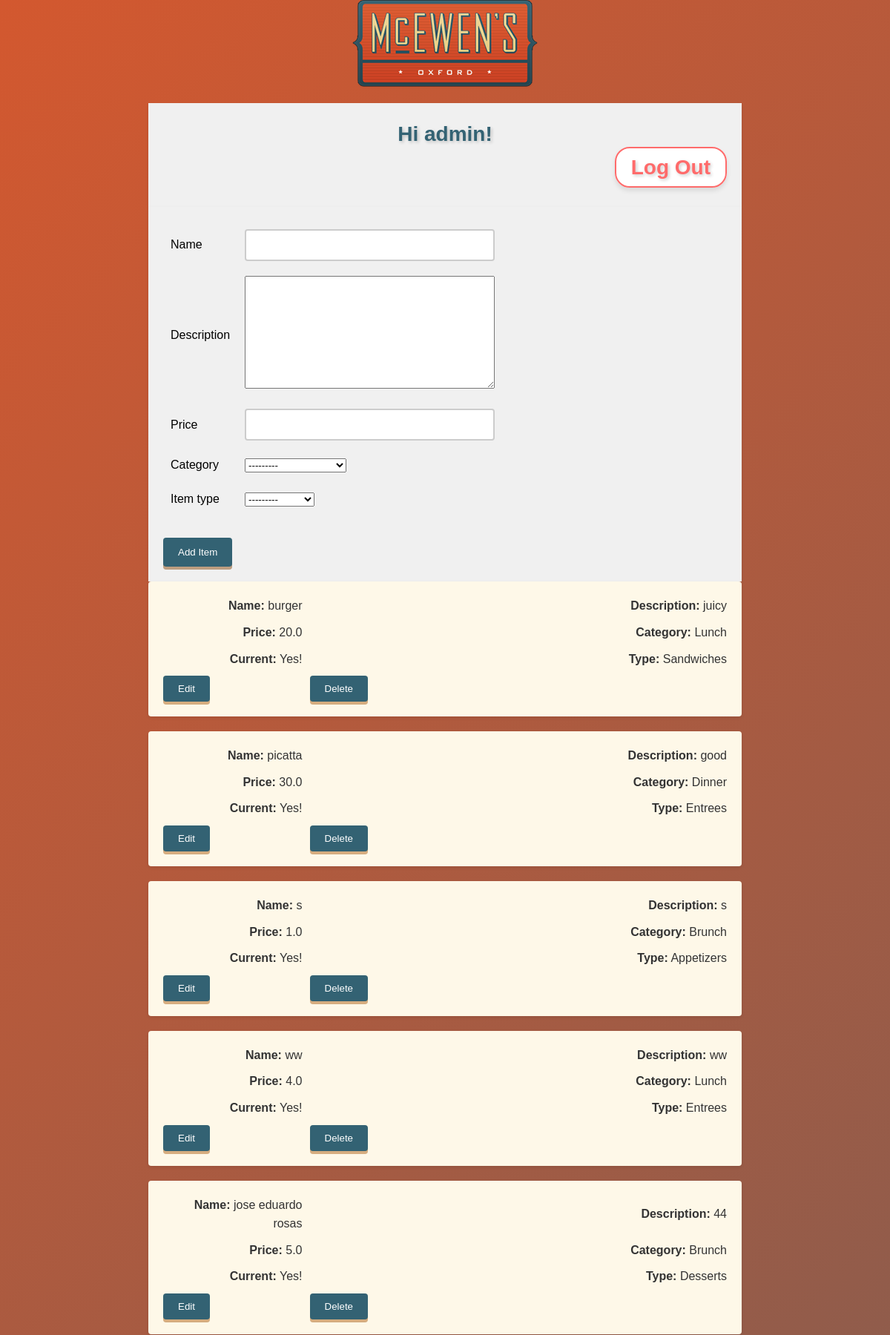
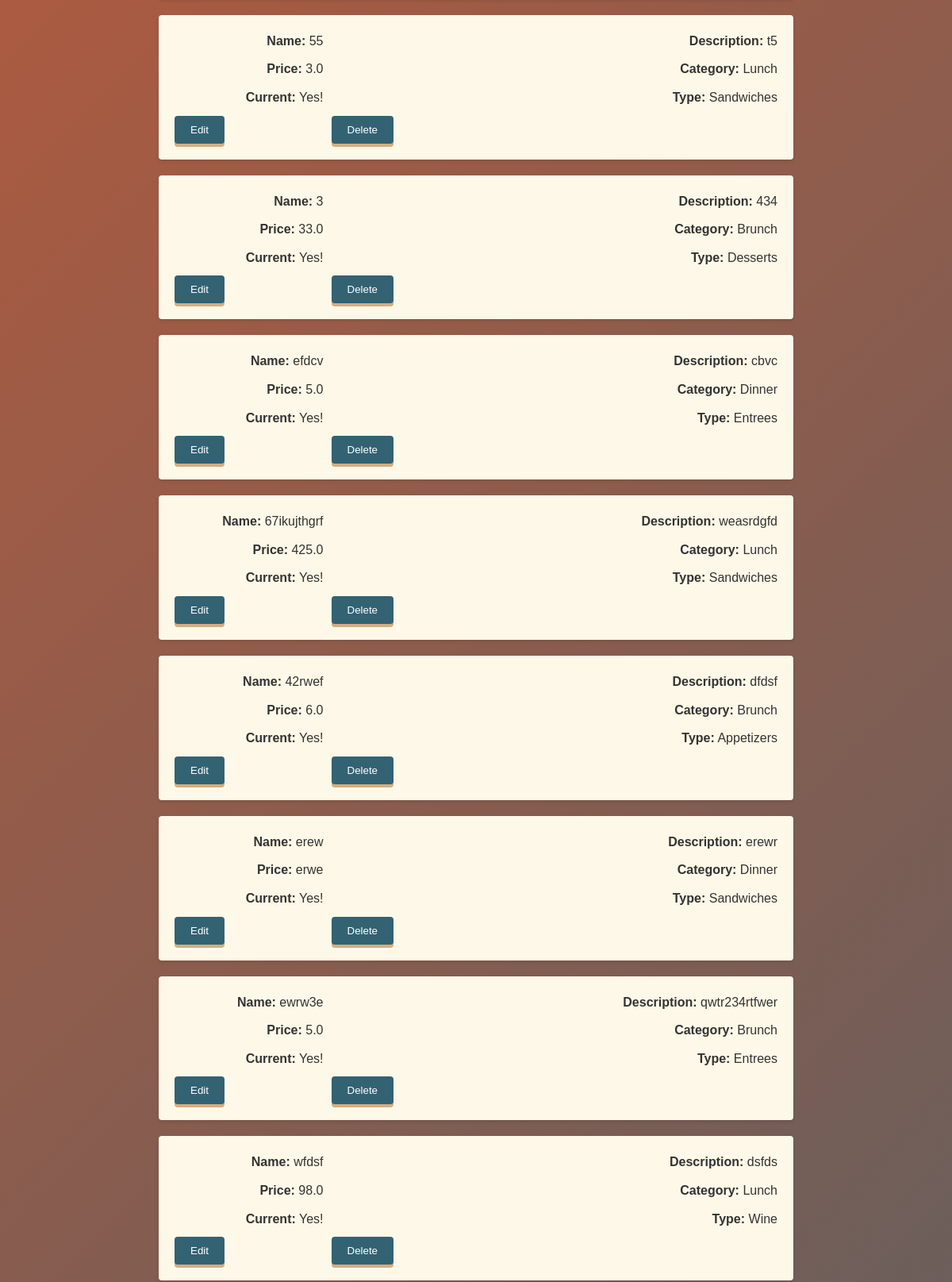
Screenshot of /restaurant_admin/ (signed in, upper part) with the database file from the repository (2 pictures, top to bottom).
### mcewens/models.py (models this page shows)
class MenuItem(models.Model):
    name = models.CharField(max_length=50)
    CATEGORY_CHOICES = (
        ("Brunch", "Brunch"),
        ("Lunch", "Lunch"),
        ("Dinner", "Dinner"),
        ("Wine and Cocktails", "Wine and Cocktails"),
    )
    category = models.CharField(choices=CATEGORY_CHOICES, max_length=50)
    TYPE_CHOICES = (
        ("Appetizers", "Appetizers"),
        ("Salads", "Salads"),
        ("Soups", "Soups"),
        ("Entrees", "Entrees"),
        ("Sandwiches", "Sandwiches"),
        ("Wine", "Wine"),
        ("Cocktails", "Cocktails"),
    )
    item_type = models.CharField(choices=TYPE_CHOICES, max_length=50, blank=True)
    description = models.TextField(max_length=200, blank=True)
    price = models.CharField(max_length=50)
    CURRENT_CHOICES = (
        (1, "On menu"),
        (0, "Not on menu"),
    )
    current = models.IntegerField(default=1, choices=CURRENT_CHOICES)
    class Meta:
        unique_together = ("name", "category")

### mcewens/views.py (the view)
# urls.py: path("restaurant_admin/", restaurant_admin, name="restaurant_admin"),
@login_required
def restaurant_admin(request):
    menu_items = MenuItem.objects.all()
    if request.method == "POST":
        form = MenuItemForm(request.POST)
        if form.is_valid():
            request.session["item_input"] = form.cleaned_data
            return redirect("confirm")
        else:
            error = "Something went wrong! Perhaps a menu item with this name and category already exists?"
            context = {"error": error, "menu_items": menu_items, "form": form}
        return render(request, "restaurant_admin.html", context)
    else:
        form = MenuItemForm()
        return render(
            request, "restaurant_admin.html", {"form": form, "menu_items": menu_items}
        )

### mcewens/forms.py
class MenuItemForm(forms.ModelForm):
    class Meta:
        model = MenuItem
        fields = [
            "name",
            "price",
            "description",
            "category",
            "item_type",
        ]
        exclude = ["current"]

### mcewens/templates/restaurant_admin.html (shortened to what this page needs)
{% load static %}
<!DOCTYPE html>
<html lang="en">
  <head>
    <link
      rel="stylesheet"
      type="text/css"
      href="{% static 'css/admin.css' %}"
    />
  </head>
  <body class="bg">
    <a href="/">
      <img
        src="{% static 'img/logo_360.png' %}"
        class="img-responsive"
        alt="Logo"
      />
    </a>
    <div class="ad">
      {% if user.is_authenticated %} Hi {{ user.username }}!
      <p><a href="{% url 'logout' %}">Log Out</a></p>
      {% endif %}
    </div>
    <div>
      <form method="POST" action="">
        <table>
          <tr>
            <td>{{form.name.label}}</td>
            <td>{{form.name}}</td>
          </tr>
          <tr>
            <td>{{form.description.label}}</td>
            <td>{{form.description}}</td>
          </tr>
          <tr>
            <td>{{form.price.label}}</td>
            <td>{{form.price}}</td>
          </tr>
          <tr>
            <td>{{form.category.label}}</td>
            <td>{{form.category}}</td>
          </tr>
          <tr>
            <td>{{form.item_type.label}}</td>
            <td>{{form.item_type}}</td>
          </tr>
        </table>
        <input type="submit" value="Add Item" />
      </form>
    </div>
     {% for menu_item in menu_items %}
    <div
      class="menu-item-{{ menu_item.id }} {% if menu_item.item_type == 'wine' %}type-wine{% elif menu_item.item_type == 'dinner' %}type-dinner{% endif %}"
    >
      <p><strong>Name:</strong> {{ menu_item.name }}</p>
      <p><strong>Description:</strong> {{ menu_item.description }}</p>
      <p><strong>Price:</strong> {{ menu_item.price }}</p>
      <p><strong>Category:</strong> {{ menu_item.category }}</p>
      {% if menu_item.current is 1 %}
      <p class="current-yes"><strong>Current:</strong> Yes!</p>
      {% else %}
      <p class="current-no"><strong>Current:</strong> No!</p>
      {% endif %}
      <p><strong>Type:</strong> {{ menu_item.item_type }}</p>
      <a href="{% url 'edit' menu_item.id %}"
        ><button type="button">Edit</button></a
      >
      <a href="{% url 'delete' menu_item.id %}"
        ><button type="button">Delete</button></a
      >
    </div>
    {% endfor %}
  </body>
</html>

### mcewens/static/css/admin.css (style rules this page uses)
* { margin: 0; padding: 0; box-sizing: border-box; }
body { background-color: #336273; color: #333; font-family: Arial, sans-serif; line-height: 1.6; }
div { max-width: 800px; margin: 0 auto; padding: 20px; background-color: #f0f0f0; box-shadow: 0 2px 4px rgba(0, 0, 0, 0.1); justify-content: center; align-items: center; }
img.img-responsive { display: block; max-width: 100%; margin: 0 auto 20px; }
p { text-align: right; margin-bottom: 10px; }
p a { color: #ff6b6b; font-weight: bold; text-decoration: none; border: 2px solid #ff6b6b; padding: 10px 20px; border-radius: 20px; background-color: #fff; box-shadow: 0px 4px 6px rgba(0, 0, 0, 0.1); transition: transform 0.2s, box-shadow 0.2s, background-color 0.2s; }
table { width: 50%; margin-bottom: 20px; border-collapse: collapse; }
table td { padding: 10px; color: #000000; }
input[type='text'], input[type='number'] { width: 100%; padding: 12px; border: 2px solid #ccc; border-radius: 4px; }
input[type='submit'] { margin-top: 10px; padding: 12px 20px; background-color: #336273; color: #fff; border: none; border-radius: 4px; cursor: pointer; box-shadow: 0px 4px 0px #bc9d80; transition: transform 0.2s, box-shadow 0.2s; }
div[class^='menu-item-'] { margin-bottom: 20px; padding: 20px; background-color: #fef8e8; border-radius: 4px; box-shadow: 0 2px 4px rgba(0, 0, 0, 0.1); display: grid; grid-template-columns: 1fr 3fr; gap: 10px; }
div[class^='menu-item-'] p { margin: 0; }
div[class^='menu-item-'] button { padding: 10px 20px; background-color: #336273; color: #fff; border: none; border-radius: 4px; cursor: pointer; margin-right: 10px; border: 4px solid #d6ad7f; }
div[class^='menu-item-'] button { padding: 10px 20px; background-color: #336273; color: #fff; border: none; border-radius: 4px; cursor: pointer; margin-right: 10px; box-shadow: 0px 4px 0px #d6ad7f; transition: transform 0.2s, box-shadow 0.2s; }
div[class^='menu-item-'] button:last-child { margin-right: 0; }
.ad { color: #336273; font-size: 28px; font-weight: bold; text-align: center; margin-top: 20px; text-shadow: 2px 2px 4px rgba(0, 0, 0, 0.2); }
.bg { width: 100%; align-items: center; justify-content: center; background-size: 300% 300%; background-image: linear-gradient( -45deg, #336273 0%, #336273 50%, #336273 51%, #D3582F 100% ); -webkit-animation: AnimateBG 20s ease infinite; animation: AnimateBG 10s ease infinite; }

### rows the page displays
MenuItem: name "burger", description "juicy", price "20.0", category "Lunch", shows "Current:", current "Yes!", item_type "Sandwiches"
MenuItem: name "picatta", description "good", price "30.0", category "Dinner", shows "Current:", current "Yes!", item_type "Entrees"
MenuItem: name "s", description "s", price "1.0", category "Brunch", shows "Current:", current "Yes!", item_type "Appetizers"
MenuItem: name "ww", description "ww", price "4.0", category "Lunch", shows "Current:", current "Yes!", item_type "Entrees"
MenuItem: name "jose eduardo rosas", description "44", price "5.0", category "Brunch", shows "Current:", current "Yes!", item_type "Desserts"
MenuItem: name "55", description "t5", price "3.0", category "Lunch", shows "Current:", current "Yes!", item_type "Sandwiches"
MenuItem: name "3", description "434", price "33.0", category "Brunch", shows "Current:", current "Yes!", item_type "Desserts"
MenuItem: name "efdcv", description "cbvc", price "5.0", category "Dinner", shows "Current:", current "Yes!", item_type "Entrees"
MenuItem: name "67ikujthgrf", description "weasrdgfd", price "425.0", category "Lunch", shows "Current:", current "Yes!", item_type "Sandwiches"
MenuItem: name "42rwef", description "dfdsf", price "6.0", category "Brunch", shows "Current:", current "Yes!", item_type "Appetizers"
MenuItem: name "erew", description "erewr", price "erwe", category "Dinner", shows "Current:", current "Yes!", item_type "Sandwiches"
MenuItem: name "ewrw3e", description "qwtr234rtfwer", price "5.0", category "Brunch", shows "Current:", current "Yes!", item_type "Entrees"
MenuItem: name "wfdsf", description "dsfds", price "98.0", category "Lunch", shows "Current:", current "Yes!", item_type "Wine"

### other values shown
{{ user.username }} "admin"
